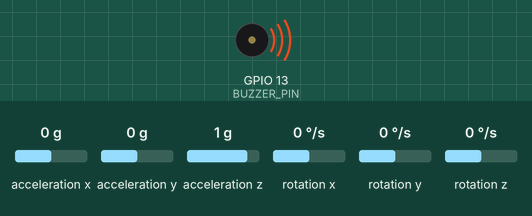
Simulated run of this sketch. Board: ESP32. Shown: buzzer (waves = sounding). The test bench sets the inputs (shaded band); at power-on: acceleration z 1 g, acceleration x 0 g, acceleration y 0 g, rotation x 0 °/s, rotation y 0 °/s, rotation z 0 °/s. What the sketch prints to the serial monitor is not drawn.

Above: at 1.9 s.
2.0 s: acceleration z set to -1.4 g
Timing chart, 0 to 5.0 s (numbered marks = the images above; inputs shaded):
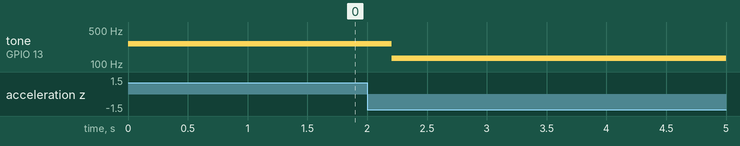

The sketch:

sketch_proiect_volume_control.ino
```cpp
#include <Wire.h>
#include <MPU6050.h>
#include <Arduino.h>
#include "pitches.h"
const int gameTones[] = { NOTE_G3, NOTE_C4, NOTE_E4, NOTE_G5};


#define BUZZER_PIN 13

MPU6050 mpu;  // Crează un obiect MPU6050

float z_axis;  // Variabilă pentru valoarea axei Z a accelerometrului
float threshold = 1.0;  // Prag pentru detectarea mișcărilor (poate fi ajustat)

int buzzerFrequency = 1000;  // Frecvența inițială a buzzer-ului (în Hz)
int buzzerVolume = 255;  // Intensitatea (volumul) buzzer-ului (0-255)

void setup() {
  Serial.begin(115200); // Inițializează monitorul serial
  Wire.begin(); // Inițializează bus-ul I2C
  mpu.initialize(); // Inițializează senzorul MPU6050
  pinMode(BUZZER_PIN, OUTPUT);  // Setează pinul buzzer-ului ca OUTPUT

  // Configurare PWM pentru buzzer
    // Canalul 0, frecvența de 1000 Hz, rezoluție 8 biți
  ledcAttach(BUZZER_PIN, 0, 8);  // Atașează pinul buzzer-ului canalului 0, rezoluția 8 biți
  ledcWrite(0, buzzerVolume);  // Setează intensitatea inițială
  Serial.println("INFO: Buzzer initialized");
}

void loop() {
  int16_t ax, ay, az;
  mpu.getAcceleration(&ax, &ay, &az);  // Citește valorile accelerometrului
  z_axis = az;  // Folosește valoarea axei Z pentru detecția mișcărilor

  // Detectează mișcarea sus (volume up)
  if (z_axis > threshold) {
    Serial.println("Volume Up");
    buzzerFrequency = 2000;  // Crește frecvența pentru a face sunetul mai tare
    buzzerVolume = 255;  // Setează volumul maxim
    tone(BUZZER_PIN, NOTE_C4) ; // Modifică volumul buzzer-ului
    delay(1000);  // Așteaptă 1 secundă pentru a evita repetarea mesajului prea rapid
  }
  // Detectează mișcarea jos (volume down)
  else if (z_axis < -threshold) {
    Serial.println("Volume Down");
    buzzerFrequency = 500;  // Scade frecvența pentru a face sunetul mai încet
    buzzerVolume = 128;  // Setează volumul mediu
    tone(BUZZER_PIN, NOTE_C3);
    delay(1000);  // Așteaptă 1 secundă pentru a evita repetarea mesajului prea rapid
  }

  delay(100);  // Așteaptă puțin înainte de a citi din nou
}
```

Measured:
- after the input at 2.0 s, tone on GPIO 13 (BUZZER_PIN): 262 Hz → 131 Hz after 0.21 s
